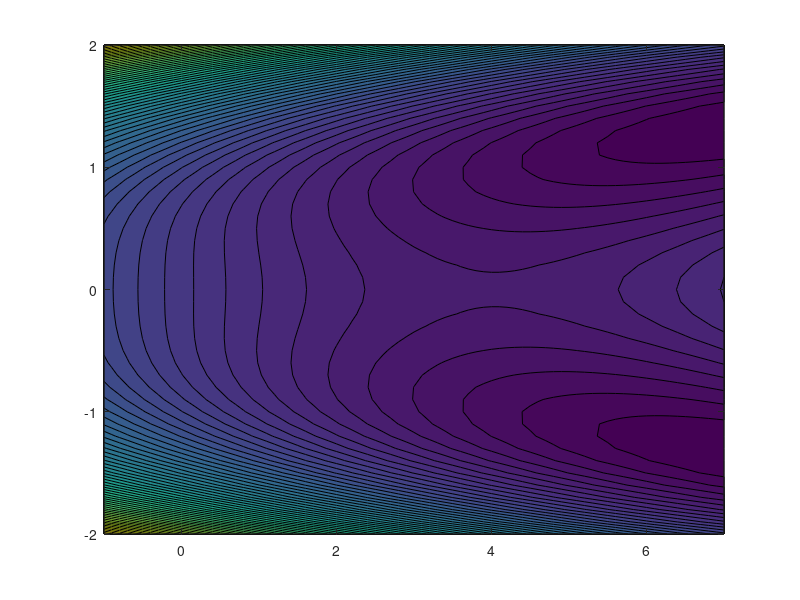

MATLAB code to generate this figure:
format long;
a=8;
b=4;

fun = @(x) (b^2)*x(2)^4 - 2*b*x(1)*x(2)^2 + 2*x(1)^2 - 2*a*x(1) + a^2;

[x, y] = meshgrid(-1:0.1:7, -2:0.1:2);
z=(b^2)*y.^4 - 2*b*x.*y.^2 + 2*x.^2 - 2*a*x + a^2;
figure(1)
contourf(x, y, z, 60);

x0 = [4 2];

options = optimset('PlotFcns', @optimplotfval,'TolX', 10e-8, 'TolFun', 10e-8,'Display','iter');

[x,fval,exitflag,output,grad,hessian] = fminunc(fun, x0, options)